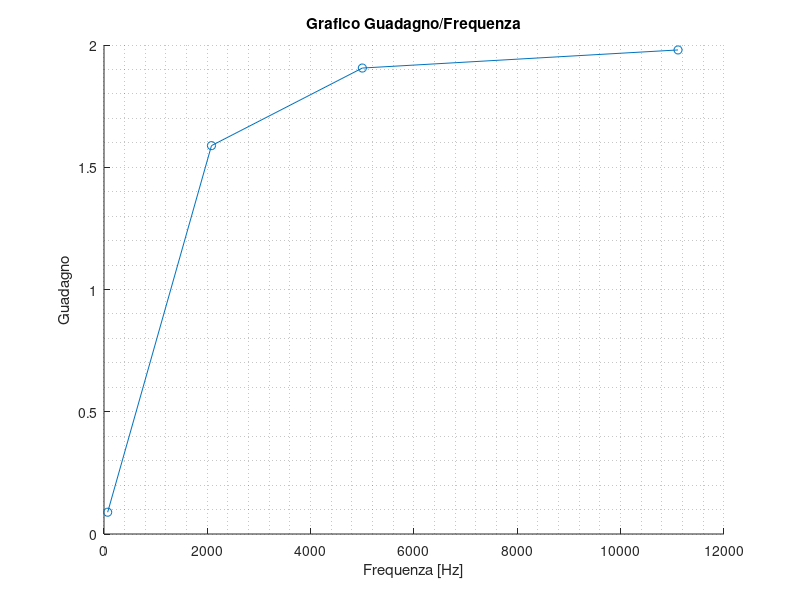

Write the MATLAB code that produced this figure. (Note: this script raises an error after producing the figure.)
clear all
close all
clc
format short

tic
%% Dati
f = [71 2080 5000 11110]; % Hz Frequenza
R = 1e3;
C = 1e-7;


% Calcolo del guadagno a partire dalla frequenza
G0 = 2;
omega = 2*pi.*f
wRC = omega*R*C;
den = sqrt(1+(wRC).^2);
G = G0*(wRC./den)
x = f; y = G;

%% Grafico dati
figure 
scatter(x,y)
hold on
plot(x,y)
grid minor
ylabel('Guadagno')
xlabel('Frequenza [Hz]')
title('Grafico Guadagno/Frequenza')  
% Impostazione degli assi
ax = gca;
ax.XAxisLocation = 'origin';
ax.YAxisLocation = 'origin';
% Esportazione 
% exportgraphics(ax,'Gf_nonlog.pdf','Resolution',300)

% Grafico semilogaritmico 
figure 
semilogx(x,y, '-o')
grid minor
ylabel('Guadagno')
xlabel('Frequenza [Hz]')
title('Grafico Guadagno/Frequenza')
% Impostazione degli assi
ax = gca;
ax.XAxisLocation = 'origin';
ax.YAxisLocation = 'origin';
% Esportazione 
% exportgraphics(ax,'Gf_semilog.pdf','Resolution',300)


%% Individuazione della frequenza di taglio
yft = G(4)/sqrt(2)
xdb = [x(1) x(4)]; ydb = [yft yft];
figure 
plot(x,y, '-o')
hold on
plot(xdb,ydb)
hold off 
grid minor
ylabel('Guadagno')
xlabel('Frequenza [Hz]')
title('Grafico Guadagno/Frequenza')  
% Impostazione degli assi
ax = gca;
ax.XAxisLocation = 'origin';
ax.YAxisLocation = 'origin';
% Esportazione 
% exportgraphics(ax,'Gf_deamp.pdf','Resolution',300)


%% Intersezione 
retta_db = polyfit(xdb, ydb,1);
retta_necessaria = polyfit([x(1) x(2)], [y(1) y(2)], 1);

x_intersect = fzero(@(x) polyval(retta_db-retta_necessaria,x),10e3);
y_intersect = polyval(retta_db,x_intersect);

figure 
plot(x,y, '-o')
hold on
plot(xdb,ydb)
plot(x_intersect,y_intersect,'r*')
hold off 
grid minor
ylabel('Guadagno')
xlabel('Frequenza [Hz]')
title('Grafico Guadagno/Frequenza')  
% Impostazione degli assi
ax = gca;
ax.XAxisLocation = 'origin';
ax.YAxisLocation = 'origin';
% Esportazione 
% exportgraphics(ax,'Gf_ft.pdf','Resolution',300)

disp(x_intersect)

toc